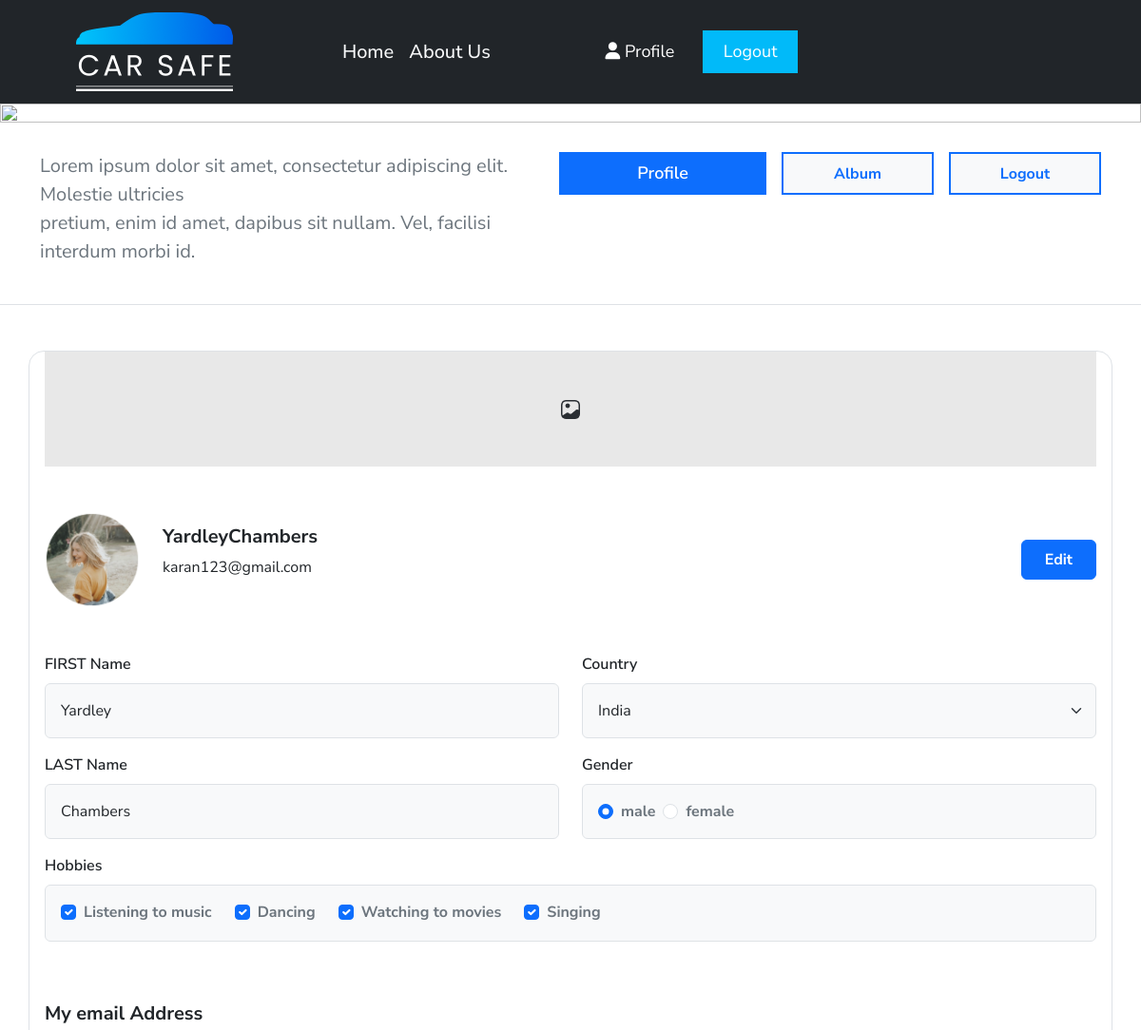
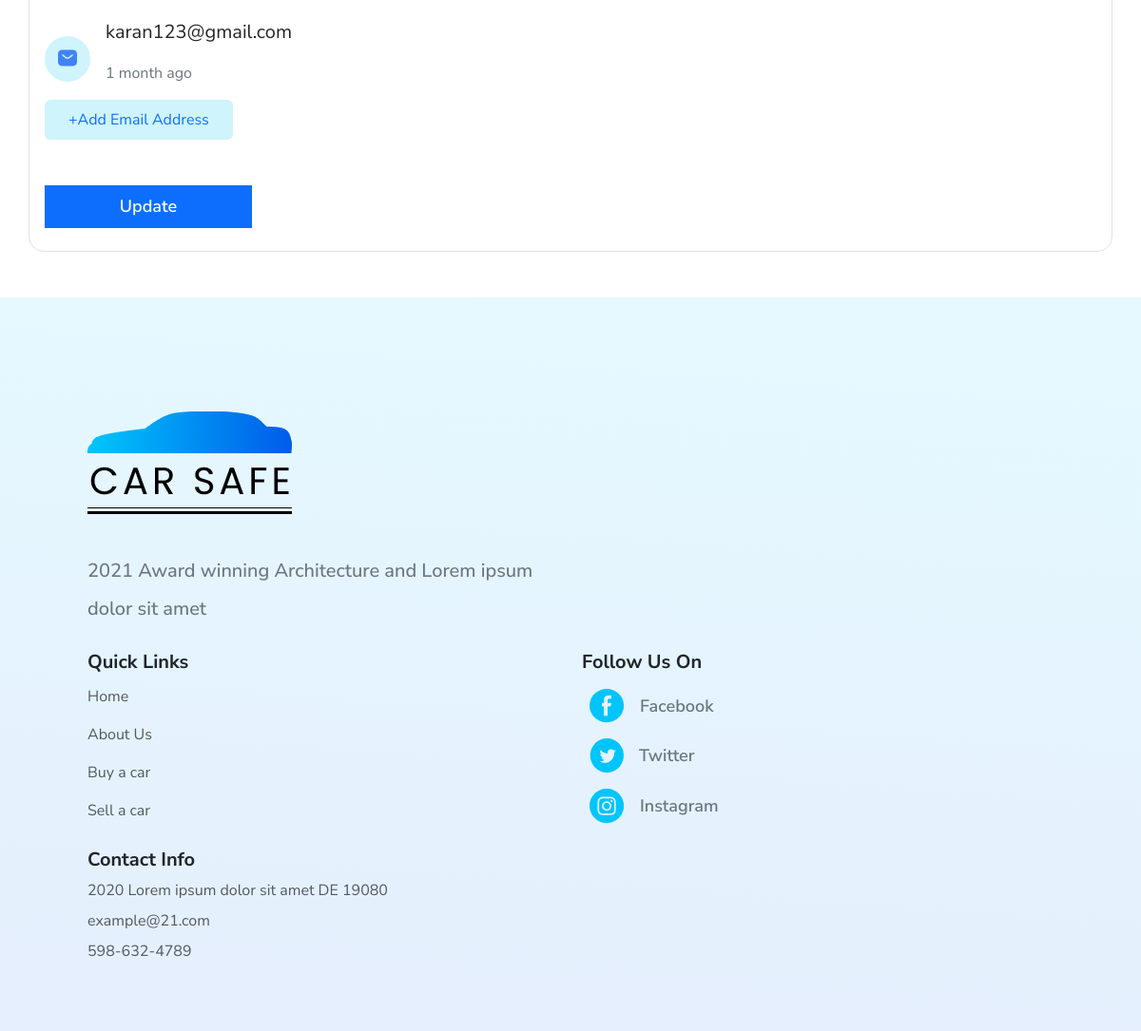
Page /controller/edit-profile.php (signed in) on the committed database (2 pictures, top to bottom).
### tables this page shows
CREATE TABLE `users` (
  `id` int NOT NULL,
  `fname` varchar(30) NOT NULL,
  `lname` varchar(30) NOT NULL,
  `email` varchar(100) NOT NULL,
  `password` varchar(250) NOT NULL,
  `country` varchar(40) NOT NULL,
  `gender` varchar(10) NOT NULL,
  `hobbies` varchar(100) NOT NULL,
  `created_at` timestamp NOT NULL DEFAULT CURRENT_TIMESTAMP,
  `profile_img` varchar(500) DEFAULT NULL
);

### controller/edit-profile.php (called while the page is built, shortened)
<?php
include('../config/db.php');
include('../controller/helper.php');
$countryArr = ['India', 'U.S.A', 'China', 'Sri Lanka', 'Pakistan', 'South Korea'];
$genderType = ['male', 'female'];
$hobbiesType = ['Listening to music', 'Dancing', 'Watching to movies', 'Singing'];
$userDetail = getUserDetails($conn);
include('../profile-edit.php');

### controller/helper.php (called while the page is built, shortened)
<?php
function getUserDetails($conn)
{
  try {
    $userId = $_SESSION['userId'];
    $query = "SELECT * FROM users WHERE id = '$userId'";
    $result = mysqli_query($conn, $query);
    return mysqli_fetch_assoc($result);
  } catch (\Exception $e) {
    echo die('Error:' . $e->getMessage());
  }
}

### profile-edit.php (the view, shortened to what this page needs)
<?php
include('../partials/header.php');
include('../partials/hero_banner.php');
?>
<div class="container border rounded-4 my-5 px-3 profile-form">
    <div class="profile-form-bg">
        <img src="../assets/images/profile-form-images/gallery.png" alt="">
    </div>
    <form action="" method="post" enctype="multipart/form-data">
        <div class="d-flex profile-edit justify-content-between align-items-center flex-wrap py-5">
            <div class="d-flex profile-name gap-4 align-items-center flex-wrap ">
                <div class=" profile-form-img text-center">
                    <img src="../assets/images/<?php echo isset($userDetail['profile_img']) ? 'profile-images/' . $userDetail['profile_img'] : 'default.jpg'; ?>" alt="" width="100%" id="editImage" class="rounded-circle">
                </div>
                <div class="">
                    <h5 class="text-dark fw-bold"><?php echo $userDetail['fname'] . $userDetail['lname']; ?></h5>
                    <p><?php echo $userDetail['email'] ?></p>
                </div>
            </div>
            <div>
                <label class="btn btn-primary px-4 py-2 fw-bold" id="file-input-label" for="file-input">
                    Edit
                </label>
            </div>
        </div>
        <div class="row">
            <div class="col-sm-6 mb-3 mb-sm-0">
                <div class="mb-3">
                    <label for="exampleInputEmail1" class="form-label fs-6 fw-semibold">FIRST Name</label>
                    <input type="text" class="form-control bg-body-tertiary py-3 ps-3 fs-6" name="firstName" id="exampleInputEmail1" placeholder="Your first name" value='<?php echo $userDetail['fname']; ?>'>
                </div>
                <div class="mb-3">
                    <label for="exampleInputEmail1" class="form-label fs-6 fw-semibold">LAST Name</label>
                    <input type="text" name="lastName" class="form-control bg-body-tertiary py-3 ps-3 fs-6" id="exampleInputEmail11" placeholder="Your last name" value='<?php echo $userDetail['lname']; ?>'>
                </div>
            </div>
            <div class="col-sm-6">
                <div class="mb-3">
                    <label for="exampleInputEmail1" class="form-label fs-6 fw-semibold">Country</label>
                    <select class="form-select fs-5 bg-body-tertiary py-3 ps-3 fs-6" aria-label="Default select example" name="country">
                        <?php foreach ($countryArr as $countryOpt) { ?>
                            <option value='<?= $countryOpt ?>' <?php echo ($userDetail['country'] == $countryOpt) ? "selected" : '' ?>><?= $countryOpt ?></option>
                        <?php } ?>
                    </select>
                </div>
                <div class="mb-3">
                    <label for="exampleInputEmail1" class="form-label fs-6 fw-semibold">Gender</label>
                    <div class="form-control bg-body-tertiary d-flex gap-2 py-3 ps-3 ">
                        <?php foreach ($genderType as $key => $userGender) { ?>
                            <input class="form-check-input" type="radio" <?php if ($userDetail['gender'] == $userGender) echo "checked"; ?> name="gender" value="<?php echo $userGender ?>" id="<?php echo "flexRadioDefault" . $key ?>">
                            <label class="form-check-label text-secondary fw-bold fs-6" for="<?php echo "flexRadioDefault" . $key ?>">
                                <?php echo $userGender ?>
                            </label>
                        <?php } ?>
                    </div>
                </div>
            </div>
            <div class="mb-3">
                <label for="exampleInputEmail1" class="form-label fs-6 fw-semibold">Hobbies</label>
                <div class="form-contro d-flex  flex-md-row flex-column gap-4 form-control bg-body-tertiary py-3 ps-3 fs-6">
                    <?php foreach ($hobbiesType as $key => $userHobbies) {
                        $userDetailHobbies = explode(',', $userDetail['hobbies'])
                    ?>
                        <div class="form-check">
                            <input class="form-check-input" type="checkbox" <?php if (in_array($userHobbies, $userDetailHobbies)) echo 'checked'; ?> name="hobbies[]" value='<?php echo $userHobbies ?>' id="<?php echo 'flexCheckDefault' . $key ?>">
                            <label class="form-check-label text-secondary fw-bold" for="<?php echo 'flexCheckDefault' . $key ?>">
                                <?php echo $userHobbies; ?>
                            </label>
                        </div>
                    <?php } ?>
                </div>
            </div>
        </div>
        <div class="py-5 email-heading">
            <h5 class="text-dark fw-bold ">My email Address</h5>
            <div class="d-flex profile-name gap-3 align-items-center flex-wrap pt-3">
                <div class="rounded-circle bg-info-subtle profile-email text-center">
                    <img src="../images/profile-form-images/sms.png" alt="">
                </div>
                <div class="">
                    <p class="text-dark fs-5"><?php echo $userDetail['email'] ?></p>
                    <p class="text-secondary">1 month ago</p>
                </div>
            </div>
            <button type="button" class="btn bg-info-subtle text-primary px-4 py-2">+Add Email Address</button>
        </div>
        <button type="submit" name="update" class="btn btn-primary border-0 mb-4 fw-semibold rounded-0 btn-box">Update</button>
    </form>
</div>
<?php include('../partials/footer.php'); ?>

### assets/css/style.css (style rules this page uses)
* { font-family: "Nunito Sans", sans-serif; }
.profile-form-bg { background: url("../images/profile-form-images/Rectangle\ 6691.png"); background-size: cover; background-position: center; background-repeat: no-repeat; text-align: center; padding: 3rem 0; }
.profile-form-img { width: 100px; height: 100px; line-height: 90px; }
.profile-email { width: 48px; height: 48px; line-height: 45px; }
input::placeholder { color: #000; }

### assets/css/album.css (style rules this page uses)
.btn-box { width: 218px; height: 45px; flex-shrink: 0; font-size: 18px; }

### rows in the picture
users: profile_img (picture), fname "Yardley", lname "Chambers", email "karan123@gmail.com", firstName "Yardley", lastName "Chambers", country "India", gender "☑ male", gender "☐ female", hobbies "☑"

### other values in the picture
$userGender "male"
$userGender "female"
$userHobbies "Listening to music"
$userHobbies "Dancing"
$userHobbies "Watching to movies"
$userHobbies "Singing"
